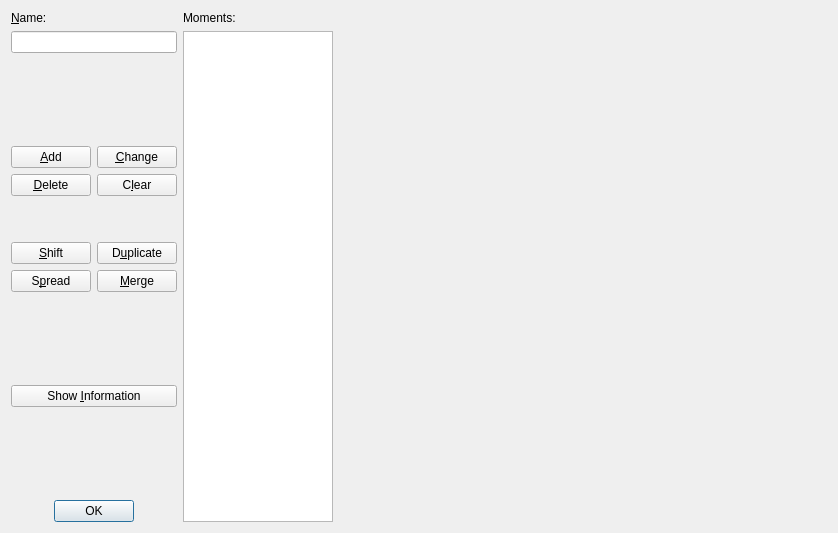
<?xml version="1.0" encoding="UTF-8"?>
<ui version="4.0">
 <class>TimeLinePropertiesDialog</class>
 <widget class="QDialog" name="TimeLinePropertiesDialog">
  <property name="geometry">
   <rect>
    <x>0</x>
    <y>0</y>
    <width>838</width>
    <height>533</height>
   </rect>
  </property>
  <property name="windowTitle">
   <string>Time Line Properties</string>
  </property>
  <property name="windowIcon">
   <iconset resource="../resources_editor.qrc">
    <normaloff>:/qtgameengine/icons/timeline-file.png</normaloff>:/qtgameengine/icons/timeline-file.png</iconset>
  </property>
  <layout class="QHBoxLayout" name="horizontalLayout" stretch="0,0,1">
   <item>
    <layout class="QVBoxLayout" name="verticalLayout">
     <item>
      <widget class="QLabel" name="labelName">
       <property name="text">
        <string>&amp;Name:</string>
       </property>
       <property name="buddy">
        <cstring>lineEditName</cstring>
       </property>
      </widget>
     </item>
     <item>
      <widget class="QLineEdit" name="lineEditName">
       <property name="toolTip">
        <string>The name of the time line</string>
       </property>
      </widget>
     </item>
     <item>
      <spacer name="verticalSpacer">
       <property name="orientation">
        <enum>Qt::Vertical</enum>
       </property>
       <property name="sizeHint" stdset="0">
        <size>
         <width>20</width>
         <height>40</height>
        </size>
       </property>
      </spacer>
     </item>
     <item>
      <layout class="QGridLayout" name="gridLayout">
       <item row="0" column="0">
        <widget class="QPushButton" name="pushButtonAdd">
         <property name="toolTip">
          <string>Click here to add another moment</string>
         </property>
         <property name="text">
          <string>&amp;Add</string>
         </property>
         <property name="icon">
          <iconset resource="../resources_editor.qrc">
           <normaloff>:/qtgameengine/icons/add.png</normaloff>:/qtgameengine/icons/add.png</iconset>
         </property>
        </widget>
       </item>
       <item row="0" column="1">
        <widget class="QPushButton" name="pushButtonChange">
         <property name="toolTip">
          <string>Change the moment</string>
         </property>
         <property name="text">
          <string>&amp;Change</string>
         </property>
         <property name="icon">
          <iconset resource="../resources_editor.qrc">
           <normaloff>:/qtgameengine/icons/replace.png</normaloff>:/qtgameengine/icons/replace.png</iconset>
         </property>
        </widget>
       </item>
       <item row="1" column="0">
        <widget class="QPushButton" name="pushButtonDelete">
         <property name="toolTip">
          <string>Delete moments</string>
         </property>
         <property name="text">
          <string>&amp;Delete</string>
         </property>
         <property name="icon">
          <iconset resource="../resources_editor.qrc">
           <normaloff>:/qtgameengine/icons/delete.png</normaloff>:/qtgameengine/icons/delete.png</iconset>
         </property>
        </widget>
       </item>
       <item row="3" column="0">
        <widget class="QPushButton" name="pushButtonShift">
         <property name="toolTip">
          <string>Shift moments by an amount</string>
         </property>
         <property name="text">
          <string>&amp;Shift</string>
         </property>
         <property name="icon">
          <iconset resource="../resources_editor.qrc">
           <normaloff>:/qtgameengine/icons/arrow-right.png</normaloff>:/qtgameengine/icons/arrow-right.png</iconset>
         </property>
        </widget>
       </item>
       <item row="1" column="1">
        <widget class="QPushButton" name="pushButtonClear">
         <property name="toolTip">
          <string>Clear all moments</string>
         </property>
         <property name="text">
          <string>C&amp;lear</string>
         </property>
         <property name="icon">
          <iconset resource="../resources_editor.qrc">
           <normaloff>:/qtgameengine/icons/new.png</normaloff>:/qtgameengine/icons/new.png</iconset>
         </property>
        </widget>
       </item>
       <item row="3" column="1">
        <widget class="QPushButton" name="pushButtonDuplicate">
         <property name="toolTip">
          <string>Duplicate moments</string>
         </property>
         <property name="text">
          <string>D&amp;uplicate</string>
         </property>
         <property name="icon">
          <iconset resource="../resources_editor.qrc">
           <normaloff>:/qtgameengine/icons/copy.png</normaloff>:/qtgameengine/icons/copy.png</iconset>
         </property>
        </widget>
       </item>
       <item row="2" column="0">
        <spacer name="verticalSpacer_2">
         <property name="orientation">
          <enum>Qt::Vertical</enum>
         </property>
         <property name="sizeHint" stdset="0">
          <size>
           <width>20</width>
           <height>40</height>
          </size>
         </property>
        </spacer>
       </item>
       <item row="4" column="0">
        <widget class="QPushButton" name="pushButtonSpread">
         <property name="toolTip">
          <string>Spread out the moments adding additional time between them</string>
         </property>
         <property name="text">
          <string>S&amp;pread</string>
         </property>
         <property name="icon">
          <iconset resource="../resources_editor.qrc">
           <normaloff>:/qtgameengine/icons/scale.png</normaloff>:/qtgameengine/icons/scale.png</iconset>
         </property>
        </widget>
       </item>
       <item row="4" column="1">
        <widget class="QPushButton" name="pushButtonMerge">
         <property name="toolTip">
          <string>Merge a number of moments into one</string>
         </property>
         <property name="text">
          <string>&amp;Merge</string>
         </property>
         <property name="icon">
          <iconset resource="../resources_editor.qrc">
           <normaloff>:/qtgameengine/icons/merge.png</normaloff>:/qtgameengine/icons/merge.png</iconset>
         </property>
        </widget>
       </item>
      </layout>
     </item>
     <item>
      <spacer name="verticalSpacer_3">
       <property name="orientation">
        <enum>Qt::Vertical</enum>
       </property>
       <property name="sizeHint" stdset="0">
        <size>
         <width>20</width>
         <height>40</height>
        </size>
       </property>
      </spacer>
     </item>
     <item>
      <widget class="QPushButton" name="pushButtonShowInformation">
       <property name="toolTip">
        <string>Show information about the time line</string>
       </property>
       <property name="text">
        <string>Show &amp;Information</string>
       </property>
       <property name="icon">
        <iconset resource="../resources_editor.qrc">
         <normaloff>:/qtgameengine/icons/info.png</normaloff>:/qtgameengine/icons/info.png</iconset>
       </property>
      </widget>
     </item>
     <item>
      <spacer name="verticalSpacer_4">
       <property name="orientation">
        <enum>Qt::Vertical</enum>
       </property>
       <property name="sizeHint" stdset="0">
        <size>
         <width>20</width>
         <height>40</height>
        </size>
       </property>
      </spacer>
     </item>
     <item>
      <widget class="QDialogButtonBox" name="buttonBox">
       <property name="standardButtons">
        <set>QDialogButtonBox::Ok</set>
       </property>
       <property name="centerButtons">
        <bool>true</bool>
       </property>
      </widget>
     </item>
    </layout>
   </item>
   <item>
    <layout class="QVBoxLayout" name="verticalLayout_2">
     <item>
      <widget class="QLabel" name="labelMoments">
       <property name="text">
        <string>Moments:</string>
       </property>
       <property name="buddy">
        <cstring>listViewMoments</cstring>
       </property>
      </widget>
     </item>
     <item>
      <widget class="QListView" name="listViewMoments">
       <property name="sizePolicy">
        <sizepolicy hsizetype="Ignored" vsizetype="Expanding">
         <horstretch>0</horstretch>
         <verstretch>0</verstretch>
        </sizepolicy>
       </property>
       <property name="minimumSize">
        <size>
         <width>150</width>
         <height>0</height>
        </size>
       </property>
       <property name="contextMenuPolicy">
        <enum>Qt::CustomContextMenu</enum>
       </property>
      </widget>
     </item>
    </layout>
   </item>
   <item>
    <widget class="ActionsContainerWidget" name="actionsWidget" native="true"/>
   </item>
  </layout>
 </widget>
 <customwidgets>
  <customwidget>
   <class>ActionsContainerWidget</class>
   <extends>QWidget</extends>
   <header>widgets/actionscontainerwidget.h</header>
   <container>1</container>
  </customwidget>
 </customwidgets>
 <resources>
  <include location="../resources_editor.qrc"/>
 </resources>
 <connections>
  <connection>
   <sender>buttonBox</sender>
   <signal>accepted()</signal>
   <receiver>TimeLinePropertiesDialog</receiver>
   <slot>accept()</slot>
   <hints>
    <hint type="sourcelabel">
     <x>150</x>
     <y>277</y>
    </hint>
    <hint type="destinationlabel">
     <x>256</x>
     <y>239</y>
    </hint>
   </hints>
  </connection>
  <connection>
   <sender>buttonBox</sender>
   <signal>rejected()</signal>
   <receiver>TimeLinePropertiesDialog</receiver>
   <slot>reject()</slot>
   <hints>
    <hint type="sourcelabel">
     <x>150</x>
     <y>277</y>
    </hint>
    <hint type="destinationlabel">
     <x>256</x>
     <y>239</y>
    </hint>
   </hints>
  </connection>
 </connections>
</ui>
